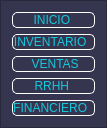
           <widget class="QFrame" name="menu_mover">
            <property name="minimumSize">
             <size>
              <width>0</width>
              <height>0</height>
             </size>
            </property>
            <property name="maximumSize">
             <size>
              <width>0</width>
              <height>16777215</height>
             </size>
            </property>
            <property name="styleSheet">
             <string notr="true">QFrame{
background-color: rgb(53, 53, 79);
}

QPushButton{
font: 87 12pt&quot;Arial Black&quot;;
background-color:#000000ff;
color: rgb(20,200,220);
border-radius:5px;
border:1px solid white;
}

QPushButton:hover{
background-color:black;
}</string>
            </property>
            <property name="frameShape">
             <enum>QFrame::StyledPanel</enum>
            </property>
            <property name="frameShadow">
             <enum>QFrame::Raised</enum>
            </property>
            <layout class="QVBoxLayout" name="verticalLayout_4">
             <item>
              <widget class="QPushButton" name="btn_inicio">
               <property name="layoutDirection">
                <enum>Qt::RightToLeft</enum>
               </property>
               <property name="text">
                <string> INICIO  </string>
               </property>
               <property name="icon">
                <iconset>
                 <normaloff>../imagenes/logo.png</normaloff>../imagenes/logo.png</iconset>
               </property>
               <property name="iconSize">
                <size>
                 <width>32</width>
                 <height>32</height>
                </size>
               </property>
              </widget>
             </item>
             <item>
              <widget class="QPushButton" name="btn_inventario">
               <property name="layoutDirection">
                <enum>Qt::RightToLeft</enum>
               </property>
               <property name="text">
                <string>INVENTARIO  </string>
               </property>
               <property name="icon">
                <iconset>
                 <normaloff>../imagenes/prueba_2_color.png</normaloff>../imagenes/prueba_2_color.png</iconset>
               </property>
               <property name="iconSize">
                <size>
                 <width>32</width>
                 <height>32</height>
                </size>
               </property>
              </widget>
             </item>
             <item>
              <widget class="QPushButton" name="btn_ventas">
               <property name="layoutDirection">
                <enum>Qt::RightToLeft</enum>
               </property>
               <property name="text">
                <string>  VENTAS </string>
               </property>
               <property name="icon">
                <iconset>
                 <normaloff>../imagenes/venta_espero.png</normaloff>../imagenes/venta_espero.png</iconset>
               </property>
               <property name="iconSize">
                <size>
                 <width>32</width>
                 <height>32</height>
                </size>
               </property>
              </widget>
             </item>
             <item>
              <widget class="QPushButton" name="btn_rh">
               <property name="layoutDirection">
                <enum>Qt::RightToLeft</enum>
               </property>
               <property name="text">
                <string>RRHH </string>
               </property>
               <property name="icon">
                <iconset>
                 <normaloff>../imagenes/rh_fin.png</normaloff>../imagenes/rh_fin.png</iconset>
               </property>
               <property name="iconSize">
                <size>
                 <width>32</width>
                 <height>32</height>
                </size>
               </property>
              </widget>
             </item>
             <item>
              <widget class="QPushButton" name="btn_Financiero">
               <property name="layoutDirection">
                <enum>Qt::RightToLeft</enum>
               </property>
               <property name="text">
                <string>FINANCIERO  </string>
               </property>
               <property name="icon">
                <iconset>
                 <normaloff>../imagenes/finanzas_fin.png</normaloff>../imagenes/finanzas_fin.png</iconset>
               </property>
               <property name="iconSize">
                <size>
                 <width>30</width>
                 <height>32</height>
                </size>
               </property>
              </widget>
             </item>
            </layout>
           </widget>
